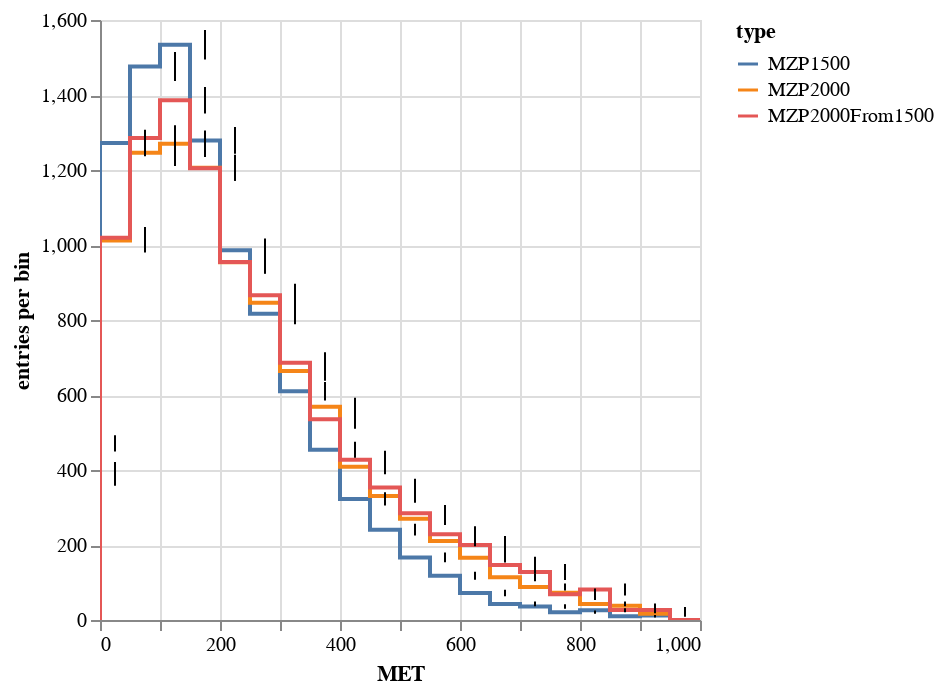

The notebook cell this image was saved under:
### Code cell
variable = 'TruthMET_met'
histogram = Hist(bin("MET", 20, 0, 1000), groupby('type'), weight="w")
histogram.fill(MET=arr_MZp1p5[variable]*0.001, type="MZP1500", w=np.ones(10000))
histogram.fill(MET=arr_MZp2p0[variable]*0.001, type="MZP2000", w=np.ones(10000))
histogram.fill(MET=arr_MZp1p5[variable]*0.001, w=weights_MZp1500to2000, type="MZP2000From1500")
histogram.overlay("type").step("MET", error=True)

### Figure 1 — Vega-Lite specification as saved in the notebook (floating-point values rounded to 4 significant figures)
{"$schema": "https://vega.github.io/schema/vega-lite/v2.json", "data": {"values": [{"a0": "MZP1500", "a1": 0, "a1c": 0, "a2": 0, "a3": 0}, {"a0": "MZP1500", "a1": 1e-07, "a1c": 25, "a2": 471, "a3": 21.7}, {"a0": "MZP1500", "a1": 50, "a1c": 75, "a2": 1272, "a3": 35.67}, {"a0": "MZP1500", "a1": 100, "a1c": 125, "a2": 1476, "a3": 38.42}, {"a0": "MZP1500", "a1": 150, "a1c": 175, "a2": 1534, "a3": 39.17}, {"a0": "MZP1500", "a1": 200, "a1c": 225, "a2": 1279, "a3": 35.76}, {"a0": "MZP1500", "a1": 250, "a1c": 275, "a2": 986, "a3": 31.4}, {"a0": "MZP1500", "a1": 300, "a1c": 325, "a2": 817, "a3": 28.58}, {"a0": "MZP1500", "a1": 350, "a1c": 375, "a2": 610, "a3": 24.7}, {"a0": "MZP1500", "a1": 400, "a1c": 425, "a2": 454, "a3": 21.31}, {"a0": "MZP1500", "a1": 450, "a1c": 475, "a2": 323, "a3": 17.97}, {"a0": "MZP1500", "a1": 500, "a1c": 525, "a2": 241, "a3": 15.52}, {"a0": "MZP1500", "a1": 550, "a1c": 575, "a2": 167, "a3": 12.92}, {"a0": "MZP1500", "a1": 600, "a1c": 625, "a2": 118, "a3": 10.86}, {"a0": "MZP1500", "a1": 650, "a1c": 675, "a2": 72, "a3": 8.485}, {"a0": "MZP1500", "a1": 700, "a1c": 725, "a2": 43, "a3": 6.557}, {"a0": "MZP1500", "a1": 750, "a1c": 775, "a2": 36, "a3": 6}, {"a0": "MZP1500", "a1": 800, "a1c": 825, "a2": 21, "a3": 4.583}, {"a0": "MZP1500", "a1": 850, "a1c": 875, "a2": 26, "a3": 5.099}, {"a0": "MZP1500", "a1": 900, "a1c": 925, "a2": 10, "a3": 3.162}, {"a0": "MZP1500", "a1": 950, "a1c": 975, "a2": 12, "a3": 3.464}, {"a0": "MZP1500", "a1": 1000, "a1c": 1000, "a2": 0, "a3": 0}, {"a0": "MZP2000", "a1": 0, "a1c": 0, "a2": 0, "a3": 0}, {"a0": "MZP2000", "a1": 1e-07, "a1c": 25, "a2": 401, "a3": 20.02}, {"a0": "MZP2000", "a1": 50, "a1c": 75, "a2": 1012, "a3": 31.81}, {"a0": "MZP2000", "a1": 100, "a1c": 125, "a2": 1246, "a3": 35.3}, {"a0": "MZP2000", "a1": 150, "a1c": 175, "a2": 1270, "a3": 35.64}, {"a0": "MZP2000", "a1": 200, "a1c": 225, "a2": 1206, "a3": 34.73}, {"a0": "MZP2000", "a1": 250, "a1c": 275, "a2": 954, "a3": 30.89}, {"a0": "MZP2000", "a1": 300, "a1c": 325, "a2": 846, "a3": 29.09}, {"a0": "MZP2000", "a1": 350, "a1c": 375, "a2": 664, "a3": 25.77}, {"a0": "MZP2000", "a1": 400, "a1c": 425, "a2": 569, "a3": 23.85}, {"a0": "MZP2000", "a1": 450, "a1c": 475, "a2": 409, "a3": 20.22}, {"a0": "MZP2000", "a1": 500, "a1c": 525, "a2": 331, "a3": 18.19}, {"a0": "MZP2000", "a1": 550, "a1c": 575, "a2": 270, "a3": 16.43}, {"a0": "MZP2000", "a1": 600, "a1c": 625, "a2": 211, "a3": 14.53}, {"a0": "MZP2000", "a1": 650, "a1c": 675, "a2": 166, "a3": 12.88}, {"a0": "MZP2000", "a1": 700, "a1c": 725, "a2": 114, "a3": 10.68}, {"a0": "MZP2000", "a1": 750, "a1c": 775, "a2": 88, "a3": 9.381}, {"a0": "MZP2000", "a1": 800, "a1c": 825, "a2": 73, "a3": 8.544}, {"a0": "MZP2000", "a1": 850, "a1c": 875, "a2": 43, "a3": 6.557}, {"a0": "MZP2000", "a1": 900, "a1c": 925, "a2": 38, "a3": 6.164}, {"a0": "MZP2000", "a1": 950, "a1c": 975, "a2": 17, "a3": 4.123}, {"a0": "MZP2000", "a1": 1000, "a1c": 1000, "a2": 0, "a3": 0}, {"a0": "MZP2000From1500", "a1": 0, "a1c": 0, "a2": 0, "a3": 0}, {"a0": "MZP2000From1500", "a1": 1e-07, "a1c": 25, "a2": 375.5, "a3": 17.31}, {"a0": "MZP2000From1500", "a1": 50, "a1c": 75, "a2": 1019.0, "a3": 28.58}, {"a0": "MZP2000From1500", "a1": 100, "a1c": 125, "a2": 1286.0, "a3": 33.47}, {"a0": "MZP2000From1500", "a1": 150, "a1c": 175, "a2": 1386.0, "a3": 35.4}, {"a0": "MZP2000From1500", "a1": 200, "a1c": 225, "a2": 1205.0, "a3": 33.69}, {"a0": "MZP2000From1500", "a1": 250, "a1c": 275, "a2": 954.8, "a3": 30.41}, {"a0": "MZP2000From1500", "a1": 300, "a1c": 325, "a2": 866.2, "a3": 30.31}, {"a0": "MZP2000From1500", "a1": 350, "a1c": 375, "a2": 686.3, "a3": 27.8}, {"a0": "MZP2000From1500", "a1": 400, "a1c": 425, "a2": 535.3, "a3": 25.13}, {"a0": "MZP2000From1500", "a1": 450, "a1c": 475, "a2": 427.5, "a3": 23.85}, {"a0": "MZP2000From1500", "a1": 500, "a1c": 525, "a2": 353.6, "a3": 22.84}, {"a0": "MZP2000From1500", "a1": 550, "a1c": 575, "a2": 284.9, "a3": 22.05}, {"a0": "MZP2000From1500", "a1": 600, "a1c": 625, "a2": 228.5, "a3": 21.18}, {"a0": "MZP2000From1500", "a1": 650, "a1c": 675, "a2": 200.1, "a3": 23.63}, {"a0": "MZP2000From1500", "a1": 700, "a1c": 725, "a2": 146.5, "a3": 22.35}, {"a0": "MZP2000From1500", "a1": 750, "a1c": 775, "a2": 127.8, "a3": 21.32}, {"a0": "MZP2000From1500", "a1": 800, "a1c": 825, "a2": 68.6, "a3": 15.09}, {"a0": "MZP2000From1500", "a1": 850, "a1c": 875, "a2": 81.31, "a3": 16.26}, {"a0": "MZP2000From1500", "a1": 900, "a1c": 925, "a2": 26.93, "a3": 8.681}, {"a0": "MZP2000From1500", "a1": 950, "a1c": 975, "a2": 26.69, "a3": 7.716}, {"a0": "MZP2000From1500", "a1": 1000, "a1c": 1000, "a2": 0, "a3": 0}]}, "layer": [{"encoding": {"color": {"field": "a0", "legend": {"title": "type"}, "scale": {"domain": ["MZP1500", "MZP2000", "MZP2000From1500"]}, "type": "nominal"}, "x": {"axis": {"title": "MET"}, "field": "a1", "scale": {"zero": false}, "type": "quantitative"}, "y": {"axis": {"title": "entries per bin"}, "field": "a2", "type": "quantitative"}}, "mark": {"clip": true, "interpolate": "step-before", "type": "line"}, "transform": []}, {"encoding": {"x": {"field": "a1c", "type": "quantitative"}, "y": {"field": "error-down", "type": "quantitative"}, "y2": {"field": "error-up", "type": "quantitative"}}, "mark": "rule", "transform": [{"as": "error-down", "calculate": "datum.a2 - datum.a3"}, {"as": "error-up", "calculate": "datum.a2 + datum.a3"}]}]}
